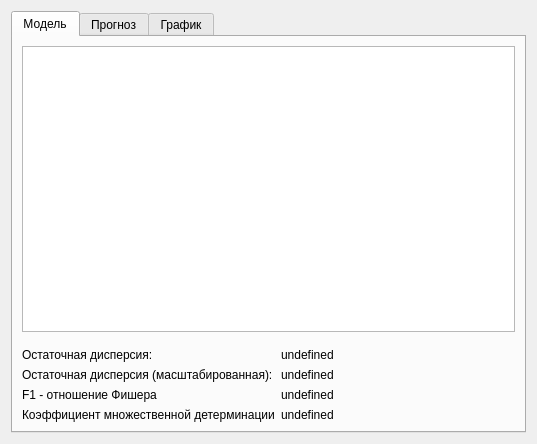
<?xml version="1.0" encoding="UTF-8"?>
<ui version="4.0">
 <class>PolynomWindow</class>
 <widget class="QDialog" name="PolynomWindow">
  <property name="geometry">
   <rect>
    <x>0</x>
    <y>0</y>
    <width>537</width>
    <height>444</height>
   </rect>
  </property>
  <property name="windowTitle">
   <string>Полином</string>
  </property>
  <layout class="QGridLayout" name="gridLayout_2">
   <item row="0" column="6">
    <widget class="QTabWidget" name="tabWidget">
     <property name="currentIndex">
      <number>0</number>
     </property>
     <widget class="QWidget" name="model">
      <attribute name="title">
       <string>Модель</string>
      </attribute>
      <layout class="QGridLayout" name="gridLayout_3">
       <item row="0" column="0">
        <layout class="QGridLayout" name="gridLayout">
         <item row="1" column="3">
          <widget class="QTableView" name="tableView">
           <attribute name="horizontalHeaderMinimumSectionSize">
            <number>40</number>
           </attribute>
           <attribute name="verticalHeaderMinimumSectionSize">
            <number>40</number>
           </attribute>
           <attribute name="verticalHeaderDefaultSectionSize">
            <number>40</number>
           </attribute>
          </widget>
         </item>
         <item row="2" column="3">
          <layout class="QGridLayout" name="polynomResult">
           <property name="topMargin">
            <number>10</number>
           </property>
           <item row="0" column="1">
            <widget class="QLabel" name="residualVarianceValueLabel">
             <property name="text">
              <string>undefined</string>
             </property>
            </widget>
           </item>
           <item row="1" column="1">
            <widget class="QLabel" name="scaledResidualVarianceValueLabel">
             <property name="text">
              <string>undefined</string>
             </property>
            </widget>
           </item>
           <item row="2" column="0">
            <widget class="QLabel" name="fStatisticLabel">
             <property name="text">
              <string>F1 - отношение Фишера</string>
             </property>
            </widget>
           </item>
           <item row="0" column="0">
            <widget class="QLabel" name="residualVarianceLabel">
             <property name="text">
              <string>Остаточная дисперсия:</string>
             </property>
            </widget>
           </item>
           <item row="1" column="0">
            <widget class="QLabel" name="scaledResidualVarianceLabel">
             <property name="text">
              <string>Остаточная дисперсия (масштабированная):</string>
             </property>
            </widget>
           </item>
           <item row="3" column="0">
            <widget class="QLabel" name="rSquaredLabel">
             <property name="text">
              <string>Коэффициент множественной детерминации</string>
             </property>
            </widget>
           </item>
           <item row="2" column="1">
            <widget class="QLabel" name="fStatisticValueLabel">
             <property name="text">
              <string>undefined</string>
             </property>
            </widget>
           </item>
           <item row="3" column="1">
            <widget class="QLabel" name="rSquaredValueLabel">
             <property name="text">
              <string>undefined</string>
             </property>
            </widget>
           </item>
          </layout>
         </item>
        </layout>
       </item>
      </layout>
     </widget>
     <widget class="QWidget" name="prediction">
      <attribute name="title">
       <string>Прогноз</string>
      </attribute>
      <layout class="QGridLayout" name="gridLayout_4">
       <item row="0" column="0">
        <widget class="QTableView" name="predictionTableView">
         <attribute name="verticalHeaderVisible">
          <bool>false</bool>
         </attribute>
        </widget>
       </item>
      </layout>
     </widget>
     <widget class="QWidget" name="tab">
      <attribute name="title">
       <string>График</string>
      </attribute>
      <layout class="QGridLayout" name="gridLayout_5">
       <item row="0" column="0">
        <layout class="QGridLayout" name="plotContainer"/>
       </item>
      </layout>
     </widget>
    </widget>
   </item>
  </layout>
 </widget>
 <resources/>
 <connections/>
</ui>
